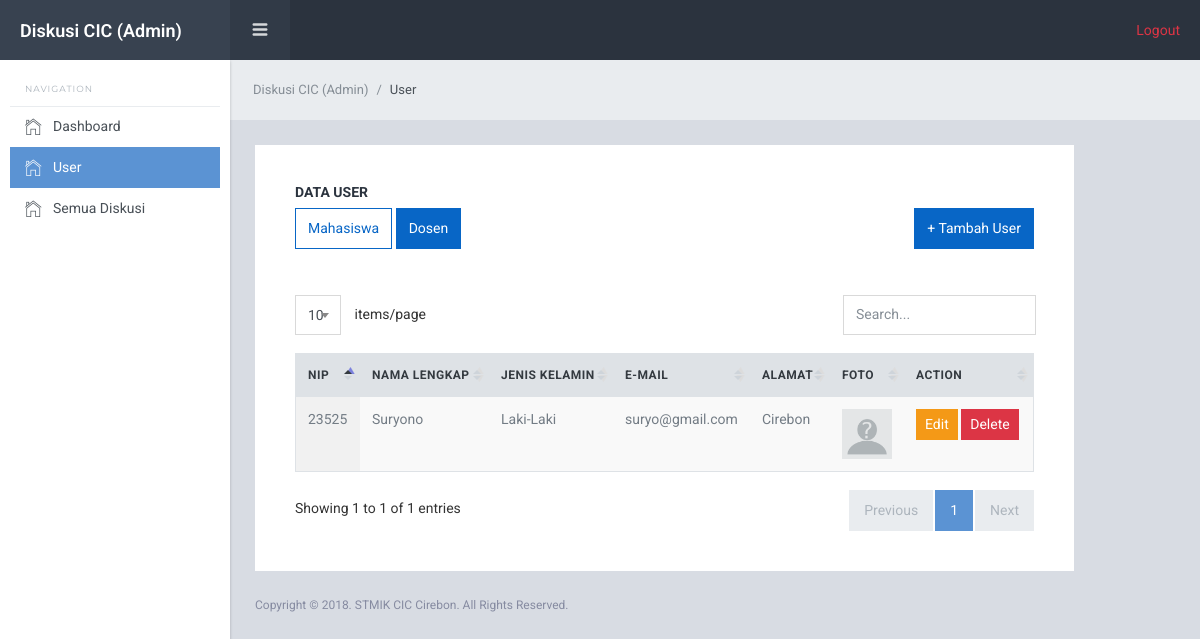
Page /Admin/user/2 on the committed database.
### tables this page shows
CREATE TABLE `dsn` (
  `id_dosen` int(11) NOT NULL,
  `id_user` int(11) NOT NULL,
  `nip` varchar(30) NOT NULL,
  `nama` varchar(40) NOT NULL,
  `jk` varchar(255) NOT NULL,
  `status` varchar(255) NOT NULL,
  `email` varchar(40) NOT NULL,
  `alamat` varchar(100) NOT NULL,
  `foto` varchar(255) NOT NULL DEFAULT 'kosong.jpg'
);

### application/controllers/Admin.php (called while the page is built, shortened)
<?php
class Admin extends CI_Controller {
	function __construct(){
		$this->load->model('M_admin');
	}
	public function user(){
		$wh = $this->uri->segment('3');
		if($wh == 1){
			$data['mhs'] = $this->db->get('mhs');
			$this->load->view('Admin/user_view', $data);
		}else if($wh == 2){
			$data['dsn'] = $this->db->get('dsn');
			$this->load->view('Admin/dsn_view', $data);
		}
	}
}

### index.php (called while the page is built, shortened)
<?php
require_once BASEPATH.'core/CodeIgniter.php';

### application/views/Admin/dsn_view.php (the view, shortened to what this page needs)
?><!DOCTYPE html>
<html lang="en">
  <head>
    <link href="<?php echo base_url('themes/starlightadmin/template/lib/font-awesome/css/font-awesome.css')?>" rel="stylesheet">
    <link href="<?php echo base_url('themes/starlightadmin/template/lib/Ionicons/css/ionicons.css')?>" rel="stylesheet">
    <link href="<?php echo base_url('themes/starlightadmin/template/lib/perfect-scrollbar/css/perfect-scrollbar.css')?>" rel="stylesheet">
    <link href="<?php echo base_url('themes/starlightadmin/template/lib/rickshaw/rickshaw.min.css')?>" rel="stylesheet">
    <link href="<?php echo base_url('themes/starlightadmin/template/lib/highlightjs/github.css')?>" rel="stylesheet">
    <link href="<?php echo base_url('themes/starlightadmin/template/lib/datatables/jquery.dataTables.css')?>" rel="stylesheet">
    <link href="<?php echo base_url('themes/starlightadmin/template/lib/select2/css/select2.min.css')?>" rel="stylesheet">
    <link rel="stylesheet" href="<?php echo base_url('themes/starlightadmin/template/css/starlight.css')?>">
  </head>
  <body>
    <div class="sl-logo"><a href="<?php echo base_url('Admin')?>" style="font-size: 18px;">Diskusi CIC (Admin)</a></div>
    <div class="sl-sideleft">
      <label class="sidebar-label">Navigation</label>
      <div class="sl-sideleft-menu">
        <a href="<?php echo base_url('Admin/Main')?>" class="sl-menu-link">
          <div class="sl-menu-item">
            <i class="menu-item-icon icon ion-ios-home-outline tx-22"></i>
            <span class="menu-item-label">Dashboard</span>
          </div>
        </a>
        <a href="<?php echo base_url('Admin/user/2')?>" class="sl-menu-link active">
          <div class="sl-menu-item">
            <i class="menu-item-icon icon ion-ios-home-outline tx-22"></i>
            <span class="menu-item-label">User</span>
          </div>
        </a>
        <a href="<?php echo base_url('Admin/all_diskusi')?>" class="sl-menu-link">
          <div class="sl-menu-item">
            <i class="menu-item-icon icon ion-ios-home-outline tx-22"></i>
            <span class="menu-item-label">Semua Diskusi</span>
          </div>
        </a>
      </div>
      <br>
    </div>
    <div class="sl-header">
      <div class="sl-header-left">
        <div class="navicon-left hidden-md-down"><a id="btnLeftMenu" href=""><i class="icon ion-navicon-round"></i></a></div>
      </div>
      <div class="sl-header-right">
        <nav class="nav">
            <a href="" class="nav-link nav-link-profile">
            </a>
        </nav>
        <div style="padding-right: 20px">
            <a href="<?php echo base_url('Admin'); ?>" class="text-danger">Logout</a>
        </div>
      </div>
    </div>
    <div class="sl-mainpanel">
      <nav class="breadcrumb sl-breadcrumb">
        <a class="breadcrumb-item" href="<?php echo base_url('Admin/Main')?>">Diskusi CIC (Admin)</a>
        <span class="breadcrumb-item active">User</span>
      </nav>
      <div class="container">
        <div class="row">
          <div class="sl-pagebody">
            <div class="card pd-20 pd-sm-40" id="table">
              <h6 class="card-body-title">Data User</h6>
              <p class="mg-b-20 mg-sm-b-30"><a href="<?php echo base_url('Admin/user/1');?>"><button class="btn btn-outline-primary" id="mhs">Mahasiswa</button></a> <button class="btn btn-outline-primary active" id="dsn">Dosen</button> <a href="<?php echo base_url('Admin/input_dsn_view');?>"><button style="float: right;" class="btn btn-primary">+ Tambah User</button></a></p>
              <div class="table-wrapper">
                <table id="datatable1" class="table display responsive nowrap">
                  <thead>
                    <tr>
                      <th class="wd-10p">NIP</th>
                      <th class="wd-20p">Nama Lengkap</th>
                      <th class="wd-15p">Jenis Kelamin</th>
                      <th class="wd-15p">E-mail</th>
                      <th class="wd-25p">Alamat</th>
                      <th class="wd-10p">Foto</th>
                      <th class="wd-15p">Action</th>
                    </tr>
                  </thead>
                  <tbody>
                  <?php foreach($dsn->result() as $m){ ?>
                    <tr>
                      <td><?php echo $m->nip;?></td>
                      <td><?php echo $m->nama;?></td>
                      <td><?php echo $m->jk;?></td>
                      <td><?php echo $m->email;?></td>
                      <td><?php echo $m->alamat;?></td>
                      <td><img src="<?php echo base_url('./assets/profile/'.$m->foto)?>" style="height: 50px; width: 50px;"></td>
                      <td><a href="<?php echo base_url('Admin/update_dsn/'.$m->id_user.'/'.$m->id_dosen);?>"><button class="btn btn-sm btn-warning">Edit</button></a> <a href="<?php echo base_url('Admin/delete_dsn/'.$m->id_user.'/'.$m->id_dosen);?>"><button class="btn btn-sm btn-danger" data-toggle="modal" data-target="#modal-info">Delete</button></a></td>
                    </tr>
                  <?php } ?>
                  </tbody>
                </table>
              </div>
            </div>
          </div>
        </div>
      </div>
      <footer class="sl-footer">
        <div class="footer-left">
          <div class="mg-b-2">Copyright &copy; 2018. STMIK CIC Cirebon. All Rights Reserved.</div>
        </div>
      </footer>
    </div>
  </body>
</html>

### rows in the picture
dsn: nip "23525", nama "Suryono", jk "Laki-Laki", email "suryo@gmail.com", alamat "Cirebon", foto (picture)
